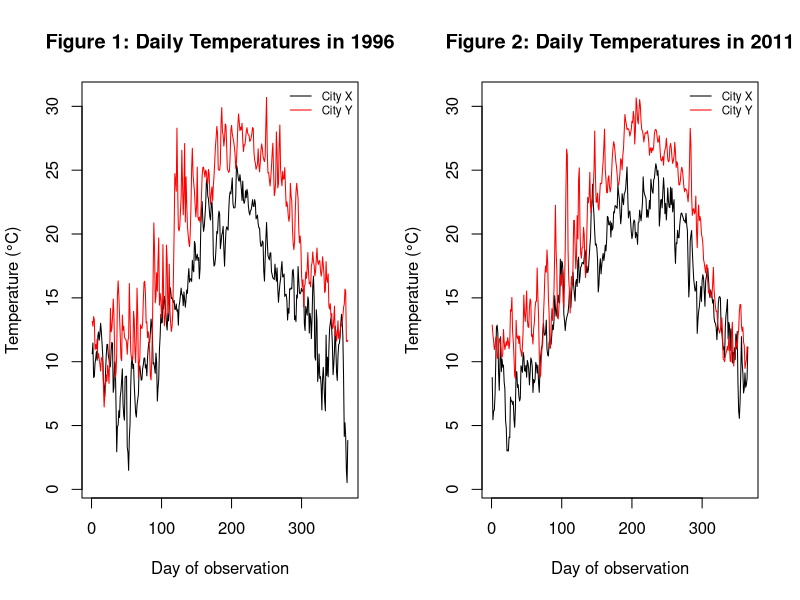
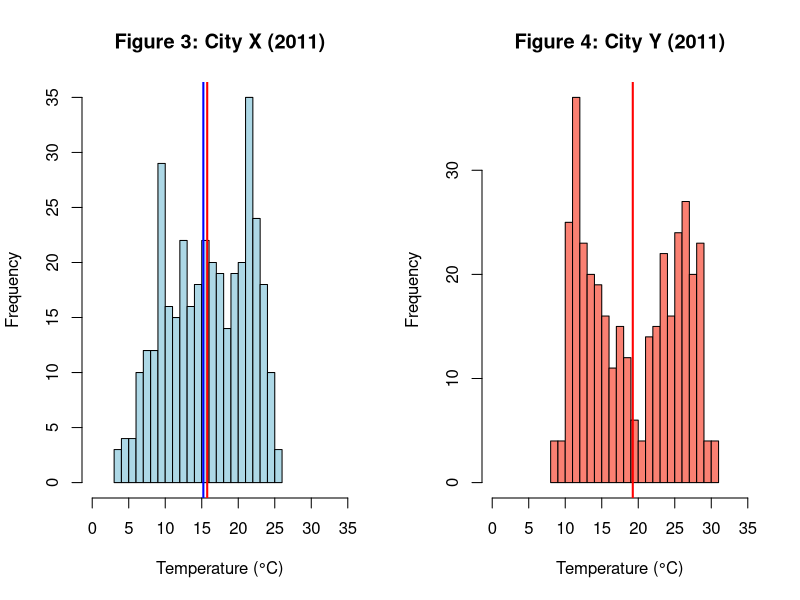
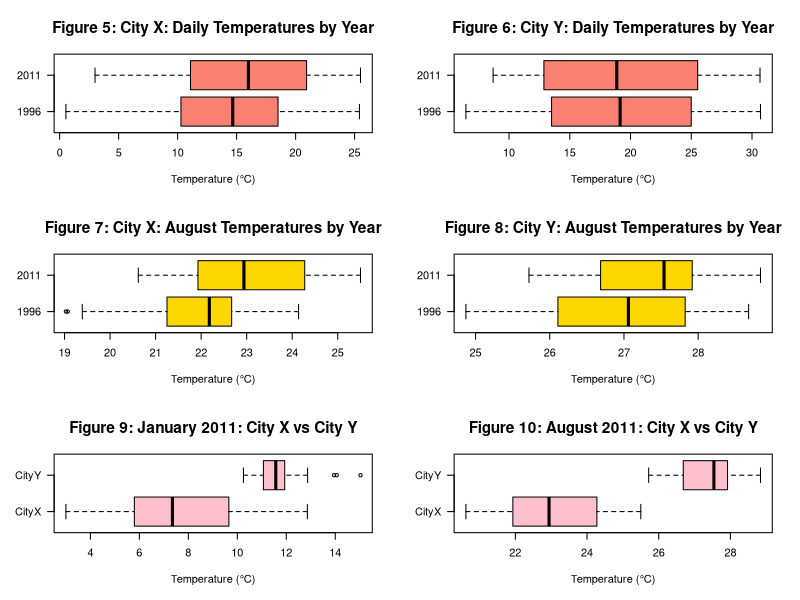

Recreate these plots in R, in order.
## ---- chunk 1
knitr::opts_chunk$set(echo = FALSE, message = FALSE, warning = FALSE, results = 'hide')

library(tidyverse)
library(dplyr)

climate_data <- read.csv("data/Temperature_data.csv")
colnames(climate_data) <- c("Year","Month","Day",
                       "temp_x","temp_y",
                       "ref_mean_x","ref_var_x")
head(climate_data)
str(climate_data)
summary(climate_data)

# Subsets of data:

# By city:
climate_data$Date <- as.Date(with(climate_data, paste(Year, Month, Day, sep = "-")))
cityX_2011 <- subset(climate_data, Year==2011)$temp_x
cityX_1996 <- subset(climate_data, Year==1996)$temp_x
cityY_1996 <- subset(climate_data, Year==1996)$temp_y
cityY_2011 <- subset(climate_data, Year==2011)$temp_y

# 1996 vs 2011
data_1996 <- climate_data %>% filter(Year == 1996)
data_2011 <- climate_data %>% filter(Year == 2011)

# August only for 1996 and 2011
aug_1996 <- climate_data %>% filter(Year == 1996, Month == 8)
aug_2011 <- climate_data %>% filter(Year == 2011, Month == 8)

# January 2011
jan_2011 <- climate_data %>% filter(Year == 2011, Month == 1)
## ---- chunk 2

# Time series plot
.fig_no <- 0
fig <- function(title_text){
  .fig_no <<- .fig_no + 1
  paste0("Figure ", .fig_no, ": ", title_text)
}

par(mfrow = c(1, 2))
cex.main=0.8
cex.lab=0.8
cex.axis=0.7

ylim_all <- range(c(data_1996$temp_x, data_1996$temp_y,
                    data_2011$temp_x, data_2011$temp_y), na.rm=TRUE)

plot(data_1996$temp_x, type="l",
     ylim=ylim_all, 
     main=fig("Daily Temperatures in 1996"),
     xlab="Day of observation",
     ylab="Temperature (°C)")
lines(data_1996$temp_y, col="red")
legend("topright", legend=c("City X","City Y"),
       col=c("black","red"), lty=1, bty = "n", cex = 0.7)

plot(data_2011$temp_x, type="l",
     ylim=ylim_all, 
     main=fig("Daily Temperatures in 2011"),
     xlab="Day of observation",
     ylab="Temperature (°C)")

lines(data_2011$temp_y, col="red")
legend("topright",
       legend=c("City X","City Y"),
       col=c("black","red"), lty=1, bty = "n", cex = 0.7)
## ---- chunk 3
# Histograms
par(mfrow = c(1, 2))
ref_mean <- mean(climate_data$ref_mean_x, na.rm = TRUE)
hist(cityX_2011, breaks=20,xlim=c(0,35), 
     main=fig("City X (2011)"),
     xlab="Temperature (°C)", col="lightblue")

abline(v=mean(cityX_2011), col="red", lwd=2)      # sample mean
abline(v=ref_mean, col="blue", lwd=2)           # historical mean

hist(cityY_2011, breaks=20,xlim=c(0,35), 
     main=fig("City Y (2011)"),
     xlab="Temperature (°C)", col="salmon")
abline(v=mean(cityY_2011), col="red", lwd=2)
## ---- chunk 4

# Box plots
x_aug_1996 <- na.omit(aug_1996$temp_x)
x_aug_2011 <- na.omit(aug_2011$temp_x)
y_aug_1996 <- na.omit(aug_1996$temp_y)
y_aug_2011 <- na.omit(aug_2011$temp_y)
x_jan_2011 <- na.omit(jan_2011$temp_x)
y_jan_2011 <- na.omit(jan_2011$temp_y)

par(mfrow = c(3, 2), cex.names = 1, cex.main = 1.4, las = 1)
boxplot(cityX_1996, cityX_2011,
        names=c("1996","2011"),
        horizontal=TRUE,
        main=fig("City X: Daily Temperatures by Year"),
        xlab="Temperature (°C)",
        col=c("salmon","salmon"))

boxplot(cityY_1996, cityY_2011,
        names=c("1996","2011"),
        horizontal=TRUE,
        main=fig("City Y: Daily Temperatures by Year"),
        xlab="Temperature (°C)",
        col=c("salmon","salmon"))

boxplot(x_aug_1996, x_aug_2011,
        names=c("1996","2011"),
        horizontal=TRUE,
        main=fig("City X: August Temperatures by Year"),
        xlab="Temperature (°C)",
        col=c("gold","gold"))

boxplot(y_aug_1996, y_aug_2011,
        names=c("1996","2011"),
        horizontal=TRUE,
        main=fig("City Y: August Temperatures by Year"),
        xlab="Temperature (°C)",
        col=c("gold","gold"))

boxplot(x_jan_2011,y_jan_2011,
        names=c("CityX","CityY"), 
        horizontal=TRUE,
        col=c("pink","pink"),
        main=fig("January 2011: City X vs City Y"),
        xlab="Temperature (°C)")

boxplot(x_aug_2011,y_aug_2011, 
        names=c("CityX","CityY"), 
        horizontal=TRUE,
        col=c("pink","pink"),
        main=fig("August 2011: City X vs City Y"), 
        xlab="Temperature (°C)")

## ---- chunk 5

# Summary statistics
summ_ci <- function(x, conf = 0.95){
  x <- na.omit(x)
  tt <- t.test(x, conf.level = conf)
  c(
    n = length(x),
    mean = mean(x),
    var = var(x),
    ci_low = tt$conf.int[1],
    ci_high = tt$conf.int[2]
  )
}

stats <- rbind(
  # Full year
  "City X 1996 (all days)" = summ_ci(cityX_1996),
  "City X 2011 (all days)" = summ_ci(cityX_2011),
  "City Y 1996 (all days)" = summ_ci(cityY_1996),
  "City Y 2011 (all days)" = summ_ci(cityY_2011),

  # August
  "City X Aug 1996" = summ_ci(x_aug_1996),
  "City X Aug 2011" = summ_ci(x_aug_2011),
  "City Y Aug 1996" = summ_ci(y_aug_1996),
  "City Y Aug 2011" = summ_ci(y_aug_2011),

  # January
  "City X Jan 2011" = summ_ci(x_jan_2011),
  "City Y Jan 2011" = summ_ci(y_jan_2011)
)

stats <- as.data.frame(stats)

# Round results
stats$mean <- round(stats$mean, 2)
stats$var <- round(stats$var, 2)
stats$ci_low <- round(stats$ci_low, 2)
stats$ci_high <- round(stats$ci_high, 2)
stats
## ---- chunk 6
#Hypothesis tests:

# a)  City X (2011) vs historical reference mean
ref_mean <- mean(climate_data$ref_mean_x, na.rm = TRUE)
t_test_result <- t.test(cityX_2011, mu = ref_mean)
t_test_result

# b) City X/Y: test if mean(2011) > mean(1996)
t.test(cityX_2011, cityX_1996, alternative = "greater")
t.test(cityY_2011, cityY_1996, alternative = "greater")

# c) City X/Y in august: test if mean(2011) > mean(1996)
t.test(x_aug_2011, x_aug_1996, alternative = "greater")

t.test(y_aug_2011, y_aug_1996, alternative = "greater")

# d) Test whether City X differs from City Y mean in august/january
x_jan_2011 <- na.omit(jan_2011$temp_x)
y_jan_2011 <- na.omit(jan_2011$temp_y)
t.test(x_jan_2011, y_jan_2011)

t.test(x_aug_2011, y_aug_2011)
